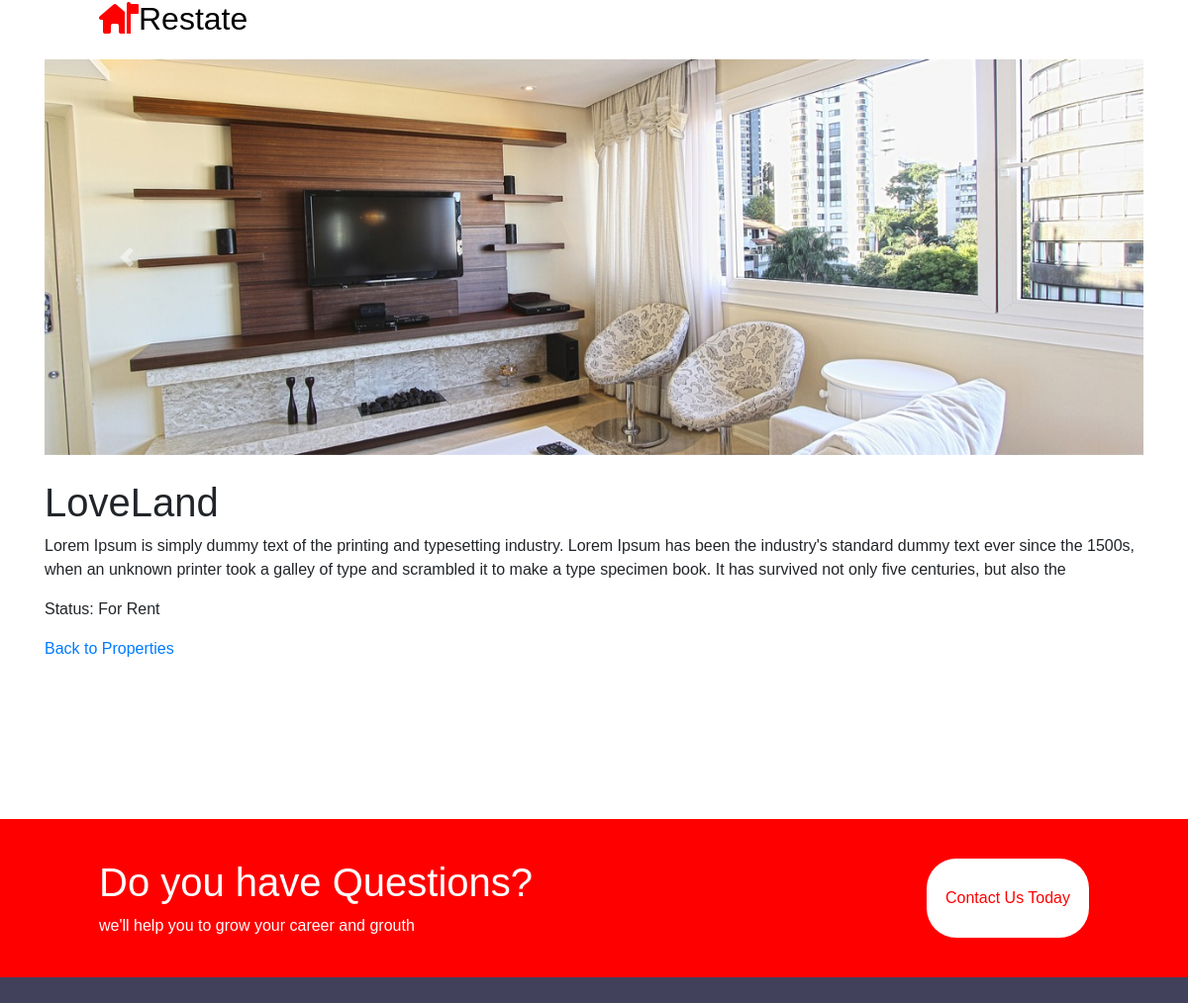
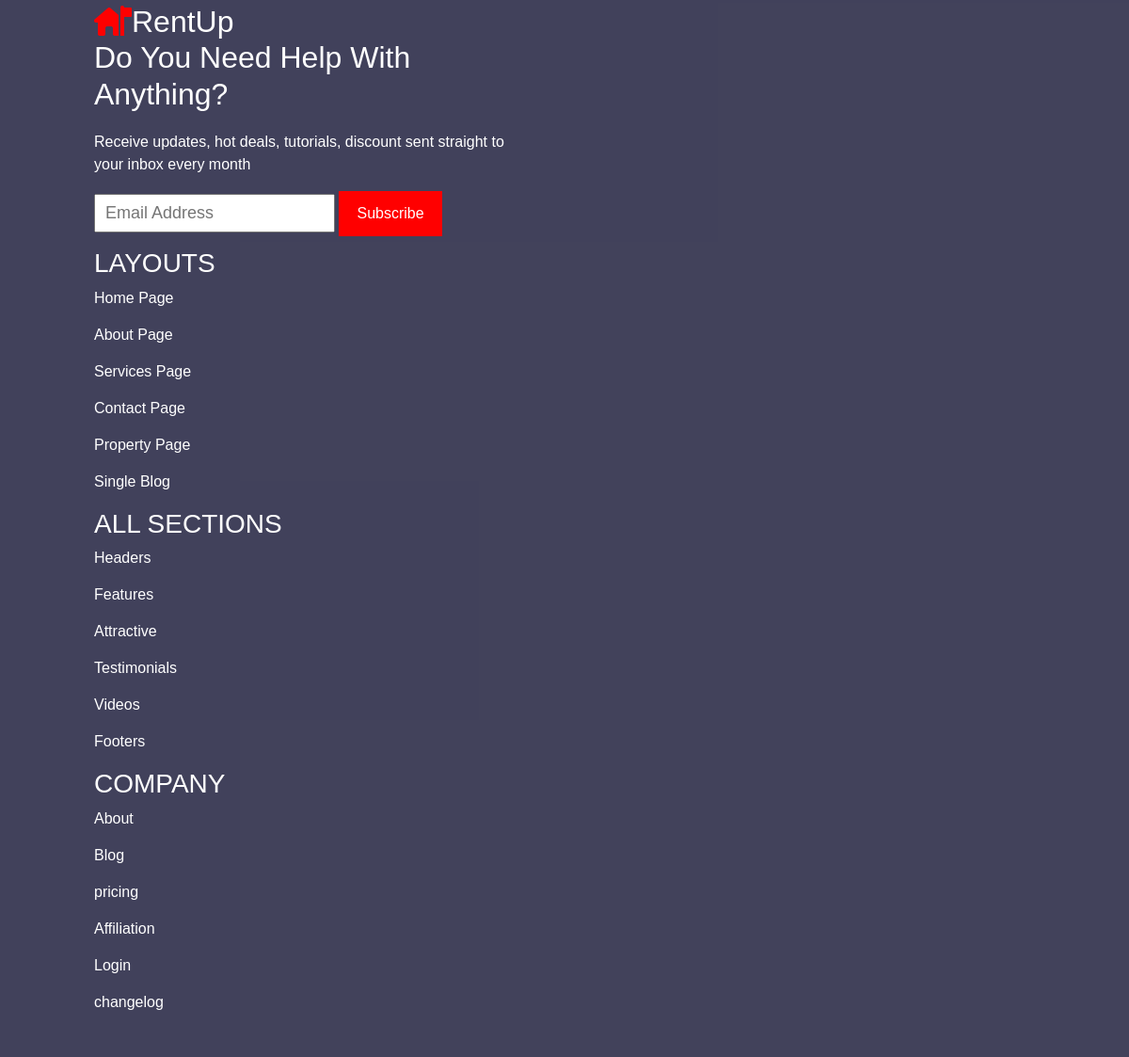
Screenshot of /property/3 with the database file from the repository (2 pictures, top to bottom).
### models.py (models this page shows)
class Image(db.Model):
    __tablename__ = 'image'
    id = db.Column(db.Integer, primary_key=True)
    filename = db.Column(db.String(100), nullable=False)
    filepath = db.Column(db.String(200), nullable=False)
    property_id = db.Column(db.Integer, db.ForeignKey('property.id'), nullable=False)

class Property(db.Model):
    __tablename__ = 'property'
    id = db.Column(db.Integer, primary_key=True)
    name = db.Column(db.String(20), nullable=False)
    type = db.Column(db.String(20), nullable=False)
    description = db.Column(db.String(150), nullable=True)
    price = db.Column(db.Float, nullable=False)
    num_of_rooms = db.Column(db.Float, nullable=True)
    status = db.Column(db.String(10), nullable=False)
    location = db.Column(db.String(150), nullable=False)
    user_id = db.Column(db.Integer, db.ForeignKey('user.id'), nullable=False)
    users = db.relationship('User', secondary=user_property, back_populates='properties')
    images = db.relationship('Image', backref='property', lazy=True)

### routes.py (the view)
    @app.route('/property/<int:property_id>')
    def property_details(property_id):
        property = Property.query.get_or_404(property_id)
        return render_template('property-detail.html', property=property)

### templates/property-detail.html (shortened to what this page needs)
{% extends 'base.html'%}
{%block slider_links%}
    <link rel="stylesheet" href="https://maxcdn.bootstrapcdn.com/bootstrap/4.5.2/css/bootstrap.min.css">
{%endblock%}
{%block content%}
<section class="container">
    <div id="propertyCarousel" class="carousel slide" data-ride="carousel">
      <div class="carousel-inner">
        {% for image in property.images %}
        <div class="carousel-item {% if loop.first %}active{% endif %}">
          <img src="{{ url_for('uploaded_file', filename=image.filename) }}" class="d-block w-100" alt="{{ property.name }}">
        </div>
        {% endfor %}
      </div>
      <a class="carousel-control-prev" href="#propertyCarousel" role="button" data-slide="prev">
        <span class="carousel-control-prev-icon" aria-hidden="true"></span>
      </a>
      <a class="carousel-control-next" href="#propertyCarousel" role="button" data-slide="next">
        <span class="carousel-control-next-icon" aria-hidden="true"></span>
      </a>
    </div>
    <br>
    <h1>{{ property.name }}</h1>
    <p>{{ property.description }}</p>
    <p>Status: {{ property.status }}</p>
    <a href="{{ url_for('show_properties') }}">Back to Properties</a>
  </section>
  {%endblock%}

### static/styles/base-styles.css (style rules this page uses)
* { box-sizing: border-box; padding: 0; margin: 0; font-family: sans-serif; }
section { padding: 60px 100px; }
footer .sec1 h2, p, h3 { margin-bottom: 20px; }
.carousel img { height: 400px; width: 600px; object-fit: cover; }

### rows the page displays
Image: filename (picture)
Property: name "LoveLand", description "Lorem Ipsum is simply dummy text of the printing and typesetting industry. Lorem Ipsum has been the industry's standard dummy text ever since the 1500s, when an unknown printer took a galley of type and scrambled it to make a type specimen book. It has survived not only five centuries, but also the", status "For Rent"
